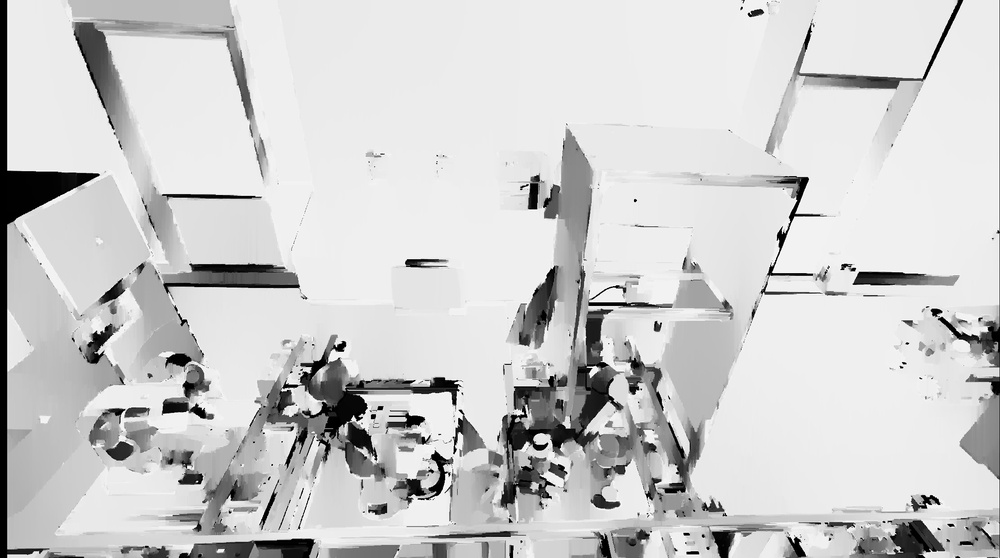
#> input picture disparity/jpg/disparity0.jpg, 1000 x 558 px, shrunk from 2224 x 1242 before the run; its folder holds 4 pictures in this run
$ python check_best_compression.py
#> lines starting #> are read from the running program, lines starting #| are printed output that depends on the picture
### lib/compression.py
import os

import PIL
from PIL import Image

DESTINATION_DIR = "compression/pillow/"


def get_size_format(b, factor=1024, suffix="B"):
    """
    Scale bytes to its proper byte format
    e.g:
        1253656 => '1.20MB'
        1253656678 => '1.17GB'
    """
    for unit in ["", "K", "M", "G", "T", "P", "E", "Z"]:
        if b < factor:
            return f"{b:.2f}{unit}{suffix}"
        b /= factor
    return f"{b:.2f}Y{suffix}"


def compress_img(image_name, curr, new_size_ratio=0.9, quality=90, width=None, height=None, to_jpg=True):
    # load the image to memory
#> called with image_name = 'disparity/jpg/disparity0.jpg', curr = 0, new_size_ratio = 0.9, quality = 90, to_jpg = True
    img = Image.open(image_name)
#> img is the input picture: PIL image 1000x558 L; min 0, max 255, mean 205.4
    # print the original image shape
    print("[*] Image shape:", img.size)
#| [*] Image shape: (1000, 558)
    # get the original image size in bytes
    image_size = os.path.getsize(image_name)
    # print the size before compression/resizing
    print("[*] Size before compression:", get_size_format(image_size))
    if new_size_ratio < 1.0:
        # if resizing ratio is below 1.0, then multiply width & height with this ratio to reduce image size
        img = img.resize((int(img.size[0]), int(img.size[1])), PIL.Image.LANCZOS)
        # print new image shape
        print("[+] New Image shape:", img.size)
#| [+] New Image shape: (1000, 558)
    elif width and height:
        # if width and height are set, resize with them instead
        #img = img.resize((width, height), PIL.Image.LANCZOS)
        # print new image shape
        print("[+] New Image shape:", img.size)
    # split the filename and extension
    filename, ext = os.path.splitext(image_name)
    # make new filename appending _compressed to the original file name
    if to_jpg:
        # change the extension to JPEG
        ext = ".jpg"

    if not os.path.exists(DESTINATION_DIR + ext[1:]):
        os.makedirs(DESTINATION_DIR + ext[1:])

    try:
        # save the image with the corresponding quality and optimize set to True
        img.save(DESTINATION_DIR + ext[1:] + "/disparity" + str(curr) + "compressed" + ext, quality=quality, optimize=True)
    except OSError:
        # convert the image to RGB mode first
        img = img.convert("RGB")
        # save the image with the corresponding quality and optimize set to True
        img.save(DESTINATION_DIR + ext[1:] + "/disparity" + str(curr) + "compressed" + ext, quality=quality, optimize=True)
    print("[+] New file saved:", DESTINATION_DIR + ext[1:] + "/disparity" + "0" + "compressed" + ext)
    # get the new image size in bytes
    new_image_size = os.path.getsize(DESTINATION_DIR + ext[1:] + "/disparity" + "0" + "compressed" + ext)
    # print the new size in a good format
    print("[+] Size after compression:", get_size_format(new_image_size))
    # calculate the saving bytes
    saving_diff = new_image_size - image_size
    # print the saving percentage
    print(f"[+] Image size change: {saving_diff / image_size * 100:.2f}% of the original image size.\n\n")


# [2 lines that do not run on import are left out]

### check_best_compression.py
import os
import warnings
import cv2
import matplotlib
import matplotlib.pyplot as plt
import numpy as np
import seaborn as sns
from scipy.stats import stats

from lib import compression as comp

warnings.filterwarnings('ignore')

DESTINATION_JPG_RESULTS = "compression/pillow/results/jpg"
DESTINATION_PNG_RESULTS = "compression/pillow/results/png"

SOURCE_ORIGINAL_DIR_JPG = "disparity/jpg"
SOURCE_ORIGINAL_DIR_PNG = "disparity/png"

SOURCE_COMPRESSED_DIR_JPG = "compression/pillow/jpg"
SOURCE_COMPRESSED_DIR_PNG = "compression/pillow/png"

#JPG
lst = os.listdir(SOURCE_ORIGINAL_DIR_JPG)  # your directory path
number_files = len(lst)

if not os.path.exists(DESTINATION_JPG_RESULTS):
    os.makedirs(DESTINATION_JPG_RESULTS)

for curr in range(0, number_files):
    comp.compress_img(SOURCE_ORIGINAL_DIR_JPG + "/disparity" + str(curr) + ".jpg", curr)

    print("\n")

    original_img = np.int16(cv2.imread(SOURCE_ORIGINAL_DIR_JPG + "/disparity" + str(curr) + ".jpg", 0))
#> original_img: shape (558, 1000) int16; min 0, max 255, mean 205.4
    compressed_img = np.int16(cv2.imread(SOURCE_COMPRESSED_DIR_JPG + "/disparity" + str(curr) + "compressed.jpg", 0))
#> compressed_img: shape (558, 1000) int16; min 0, max 255, mean 205.4

    sub = np.subtract(original_img, compressed_img)
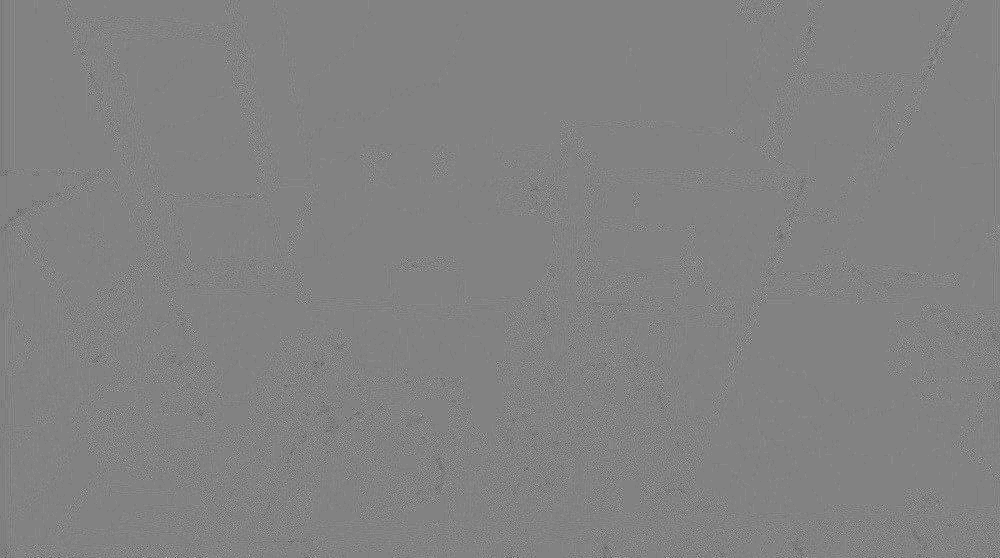
#> sub: shape (558, 1000) int16; min -20, max 19, mean -0.0121; drawn with min black and max white

    sns.distplot(sub, axlabel="Difference value")

    plot_backend = matplotlib.get_backend()
    mng = plt.get_current_fig_manager()
    if plot_backend == 'TkAgg':
        mng.resize(*mng.window.maxsize())
    elif plot_backend == 'wxAgg':
        mng.frame.Maximize(True)
    elif plot_backend == 'Qt4Agg':
        mng.window.showMaximized()

    moda = stats.mode(sub, axis=None)
#> moda = (0, 346599)

    plt.text(10, 1.5, f'Max: {sub.max()}' +
             f'\nMin: {sub.min()}' +
             f'\nMean: {round(sub.mean(), 2)}' +
             f'\nStd: {round(sub.std(), 2)}' +
             f'\nMedian: {int(np.median(sub))}' +
             f'\nMode: {moda.mode} (counts : {moda.count})' +
             f'\nTotal pixels: {sub.size}' +
             f'\nOutlayer: {sub.size - moda.count}'
             , fontsize=12,
             bbox=dict(boxstyle='square,pad=1', facecolor='blue', alpha=0.5))

    plt.grid()

    plt.gcf().set_size_inches((22, 13), forward=False)

    plt.savefig(DESTINATION_JPG_RESULTS + '/frame' + str(curr) + ".png", dpi=500, pad_inches=0, bbox_inches='tight')
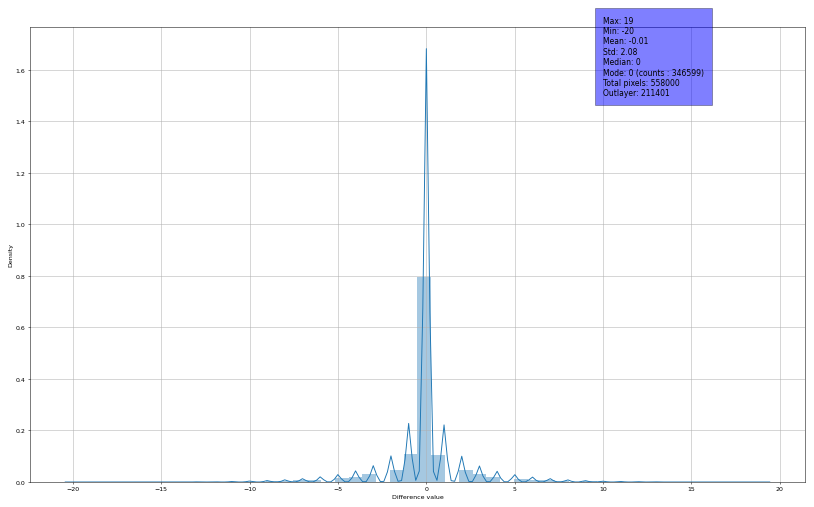
#> figure drawn by matplotlib, 1 panel; tallest bar 0.796 high, from x = -0.5 to 0.28; curve peaks at x = 0.00106, y = 1.68

    #plt.show()

    plt.close()
#> pass 2 of the loop `for curr in range(0, number_files):`:
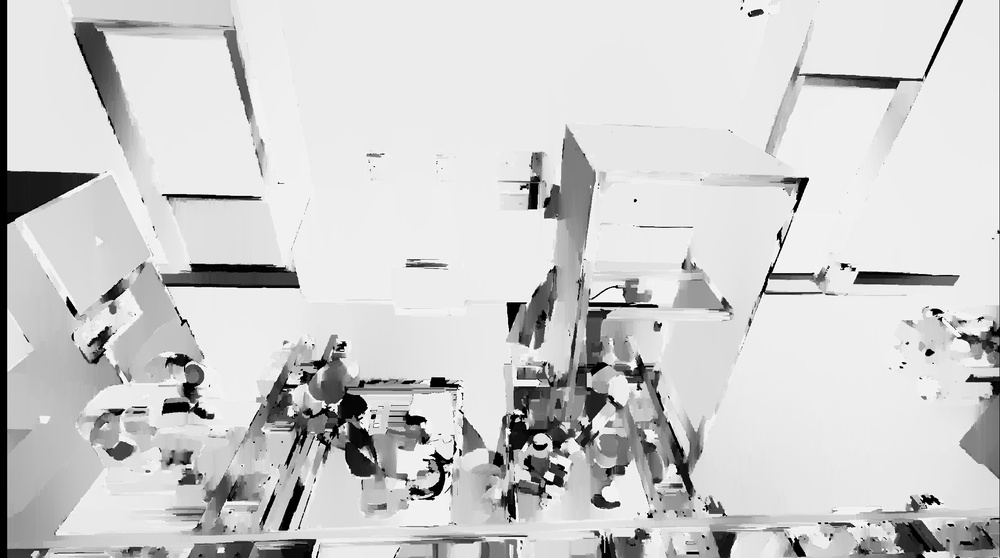
#> input picture disparity/jpg/disparity1.jpg, 1000 x 558 px, shrunk from 2224 x 1242 before the run
#> in compress_img, img is the input picture: PIL image 1000x558 L; min 0, max 255, mean 205.5
#| [*] Image shape: (1000, 558)
#| [+] New Image shape: (1000, 558)
#> `sub = np.subtract(original_img, compressed_img)`:
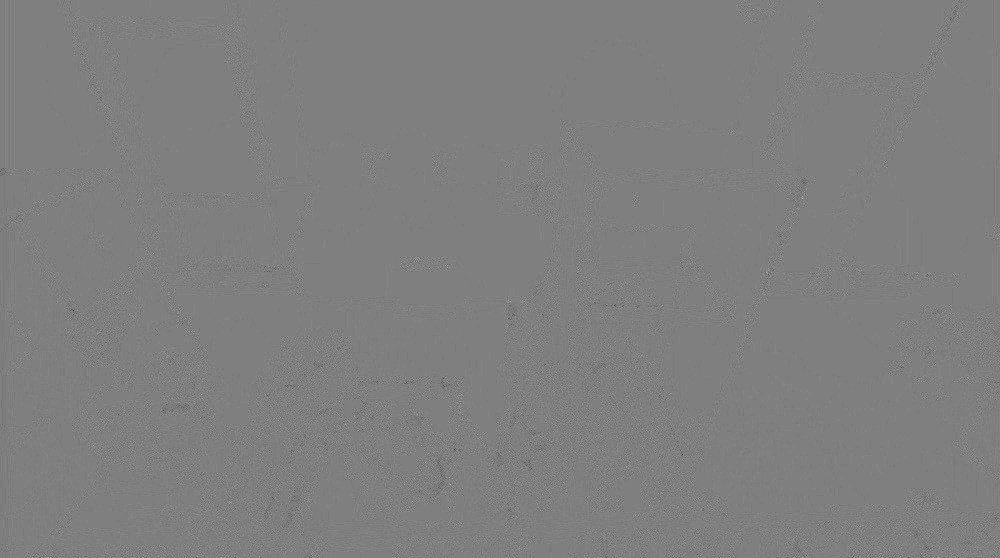
#> sub: shape (558, 1000) int16; min -21, max 21, mean 0; drawn with min black and max white
#> moda = (0, 347373)
#> `plt.savefig(DESTINATION_JPG_RESULTS + '/frame' + str(curr) + ".png", d..`:
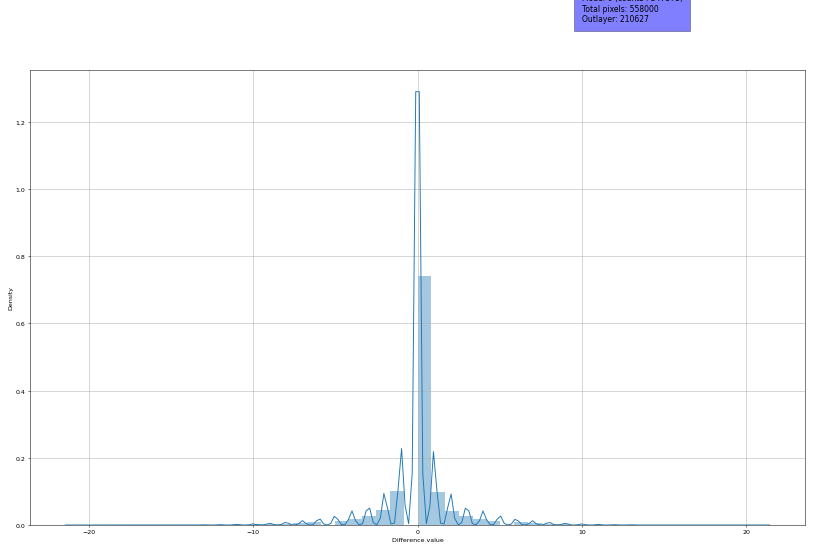
#> figure drawn by matplotlib, 1 panel; tallest bar 0.741 high, from x = 0 to 0.84; curve peaks at x = -0.108, y = 1.29
#> pass 3 of the loop `for curr in range(0, number_files):`:
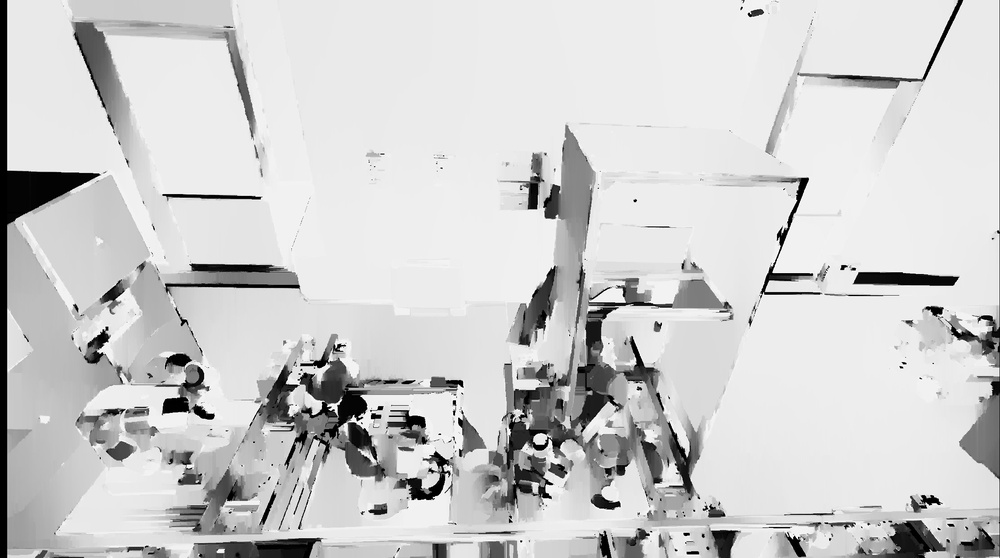
#> input picture disparity/jpg/disparity2.jpg, 1000 x 558 px, shrunk from 2224 x 1242 before the run
#> in compress_img, img is the input picture: PIL image 1000x558 L; min 0, max 255, mean 205.6
#| [*] Image shape: (1000, 558)
#| [+] New Image shape: (1000, 558)
#> `sub = np.subtract(original_img, compressed_img)`:
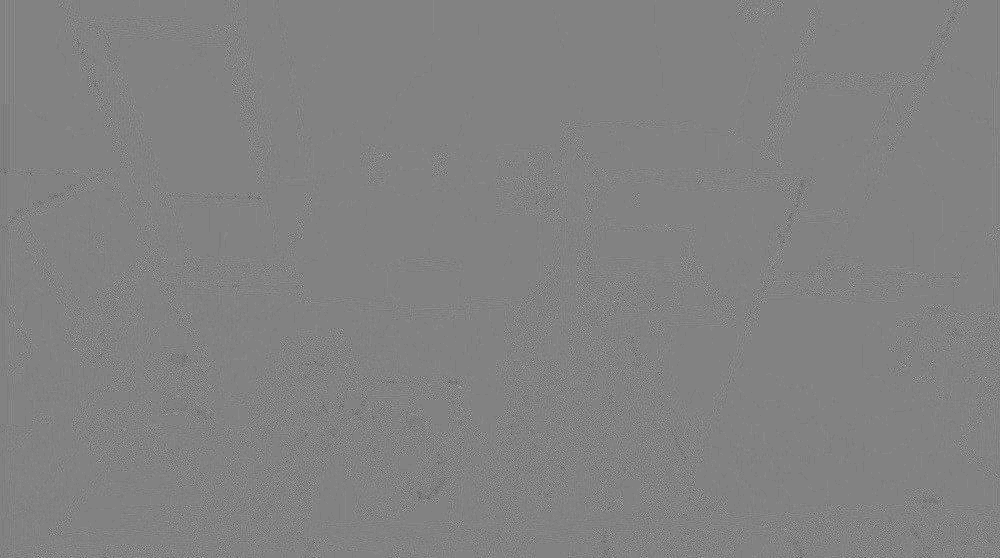
#> sub: shape (558, 1000) int16; min -21, max 20, mean -0.013; drawn with min black and max white
#> moda = (0, 347447)
#> `plt.savefig(DESTINATION_JPG_RESULTS + '/frame' + str(curr) + ".png", d..`:
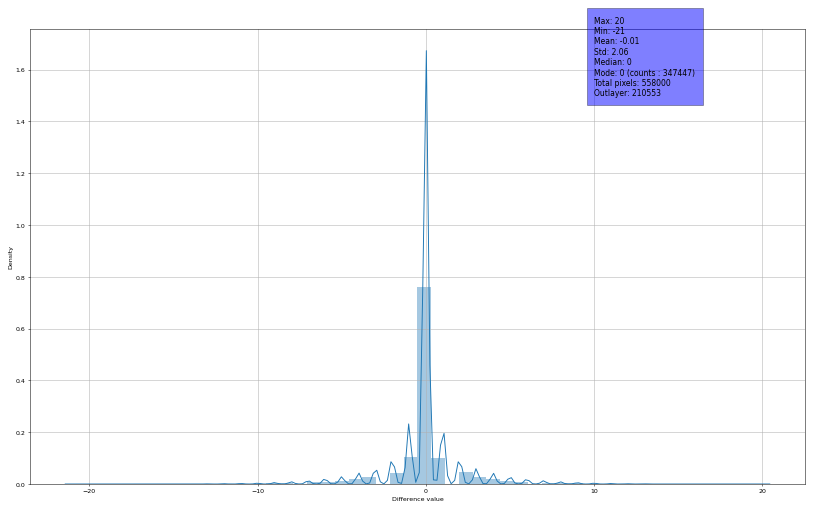
#> figure drawn by matplotlib, 1 panel; tallest bar 0.759 high, from x = -0.5 to 0.32; curve peaks at x = 0.0261, y = 1.67
#> (the run stopped early here; a loop or call above may not have finished)
